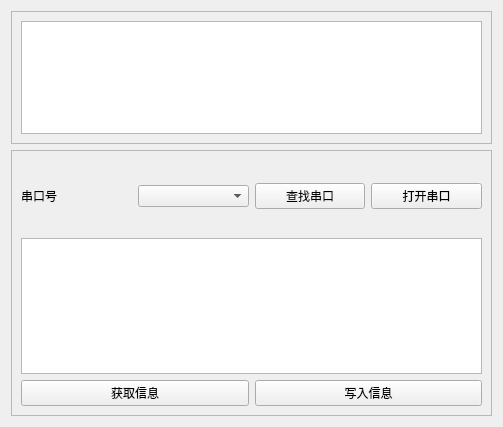
<?xml version="1.0" encoding="UTF-8"?>
<ui version="4.0">
 <class>Form_Robot_Setting</class>
 <widget class="QWidget" name="Form_Robot_Setting">
  <property name="geometry">
   <rect>
    <x>0</x>
    <y>0</y>
    <width>503</width>
    <height>427</height>
   </rect>
  </property>
  <property name="windowTitle">
   <string>Form</string>
  </property>
  <layout class="QVBoxLayout" name="verticalLayout_2" stretch="1,2">
   <item>
    <widget class="QFrame" name="frame_table">
     <property name="frameShape">
      <enum>QFrame::StyledPanel</enum>
     </property>
     <property name="frameShadow">
      <enum>QFrame::Raised</enum>
     </property>
     <layout class="QGridLayout" name="gridLayout_3">
      <item row="0" column="0">
       <widget class="QTableWidget" name="tableWidget_robotMessage"/>
      </item>
     </layout>
    </widget>
   </item>
   <item>
    <widget class="QFrame" name="frame_serial">
     <property name="frameShape">
      <enum>QFrame::StyledPanel</enum>
     </property>
     <property name="frameShadow">
      <enum>QFrame::Raised</enum>
     </property>
     <layout class="QVBoxLayout" name="verticalLayout" stretch="1,2,1,6,2">
      <item>
       <spacer name="verticalSpacer_2">
        <property name="orientation">
         <enum>Qt::Vertical</enum>
        </property>
        <property name="sizeHint" stdset="0">
         <size>
          <width>20</width>
          <height>40</height>
         </size>
        </property>
       </spacer>
      </item>
      <item>
       <layout class="QHBoxLayout" name="horizontalLayout_4" stretch="1,1,1,1">
        <item>
         <widget class="QLabel" name="label_3">
          <property name="text">
           <string>串口号</string>
          </property>
         </widget>
        </item>
        <item>
         <widget class="QComboBox" name="comboBox_serialName"/>
        </item>
        <item>
         <widget class="QPushButton" name="pushButton_serialSearch">
          <property name="text">
           <string>查找串口</string>
          </property>
         </widget>
        </item>
        <item>
         <widget class="QPushButton" name="pushButton_serialOpen">
          <property name="text">
           <string>打开串口</string>
          </property>
         </widget>
        </item>
       </layout>
      </item>
      <item>
       <spacer name="verticalSpacer">
        <property name="orientation">
         <enum>Qt::Vertical</enum>
        </property>
        <property name="sizeHint" stdset="0">
         <size>
          <width>20</width>
          <height>40</height>
         </size>
        </property>
       </spacer>
      </item>
      <item>
       <widget class="QTableWidget" name="tableWidget_serialData"/>
      </item>
      <item>
       <layout class="QHBoxLayout" name="horizontalLayout_6" stretch="1,1">
        <item>
         <widget class="QPushButton" name="pushButton_getMSG">
          <property name="text">
           <string>获取信息</string>
          </property>
         </widget>
        </item>
        <item>
         <widget class="QPushButton" name="pushButton_setMSG">
          <property name="text">
           <string>写入信息</string>
          </property>
         </widget>
        </item>
       </layout>
      </item>
     </layout>
    </widget>
   </item>
  </layout>
 </widget>
 <resources/>
 <connections/>
</ui>
